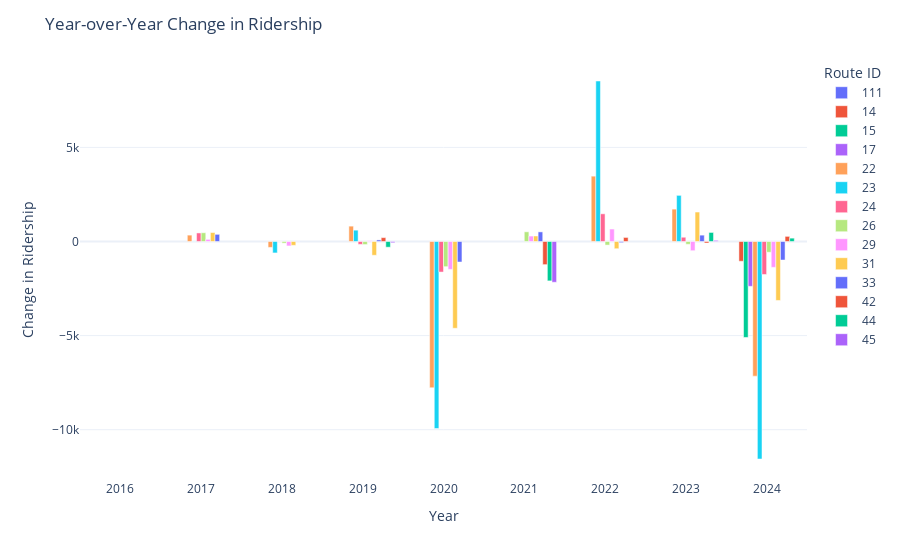

This figure's notebook cell:
### Code cell
# Visualization 2: Year-over-Year Change for Each Route
# plt.figure(figsize=(12, 6))
# sns.barplot(data=filtered_data, x='year', y='change', hue='route_id', dodge=True)
# plt.axhline(0, color='black', linewidth=0.8, linestyle='--')
# plt.title("Year-over-Year Change in Ridership", fontsize=16)
# plt.xlabel("Year", fontsize=12)
# plt.ylabel("Change in Ridership", fontsize=12)
# plt.legend(title="Route ID", bbox_to_anchor=(1.05, 1), loc='upper left')
# plt.grid(alpha=0.3)
# plt.tight_layout()
# plt.savefig('yeary_change_per_route.png', dpi=400)
# plt.show()

# Visualization 2: Year-over-Year Change for Each Route
plotly_fig2 = px.bar(filtered_data, x='year', y='change', color='route_id', barmode='group')
plotly_fig2.update_layout(
    title="Year-over-Year Change in Ridership",
    xaxis_title="Year",
    yaxis_title="Change in Ridership",
    legend_title="Route ID",
    template='plotly_white'
)

plotly_fig2.write_html("./Plots/Ridership/yearly_change_per_route.html")
plotly_fig2.show()

### Figure 1 — Plotly figure (JSON) as saved in the notebook; plotly's stock layout.template omitted (floating-point values rounded to 4 significant figures)
{"data": [{"alignmentgroup": "True", "hovertemplate": "route_id=111<br>year=%{x}<br>change=%{y}<extra></extra>", "legendgroup": "111", "marker": {"color": "#636efa", "pattern": {"shape": ""}}, "name": "111", "offsetgroup": "111", "orientation": "v", "showlegend": true, "textposition": "auto", "type": "bar", "x": [2024], "xaxis": "x", "y": [NaN], "yaxis": "y"}, {"alignmentgroup": "True", "hovertemplate": "route_id=14<br>year=%{x}<br>change=%{y}<extra></extra>", "legendgroup": "14", "marker": {"color": "#EF553B", "pattern": {"shape": ""}}, "name": "14", "offsetgroup": "14", "orientation": "v", "showlegend": true, "textposition": "auto", "type": "bar", "x": [2023, 2024], "xaxis": "x", "y": [NaN, -1050.0], "yaxis": "y"}, {"alignmentgroup": "True", "hovertemplate": "route_id=15<br>year=%{x}<br>change=%{y}<extra></extra>", "legendgroup": "15", "marker": {"color": "#00cc96", "pattern": {"shape": ""}}, "name": "15", "offsetgroup": "15", "orientation": "v", "showlegend": true, "textposition": "auto", "type": "bar", "x": [2023, 2024], "xaxis": "x", "y": [NaN, -5098.0], "yaxis": "y"}, {"alignmentgroup": "True", "hovertemplate": "route_id=17<br>year=%{x}<br>change=%{y}<extra></extra>", "legendgroup": "17", "marker": {"color": "#ab63fa", "pattern": {"shape": ""}}, "name": "17", "offsetgroup": "17", "orientation": "v", "showlegend": true, "textposition": "auto", "type": "bar", "x": [2023, 2024], "xaxis": "x", "y": [NaN, -2382.0], "yaxis": "y"}, {"alignmentgroup": "True", "hovertemplate": "route_id=22<br>year=%{x}<br>change=%{y}<extra></extra>", "legendgroup": "22", "marker": {"color": "#FFA15A", "pattern": {"shape": ""}}, "name": "22", "offsetgroup": "22", "orientation": "v", "showlegend": true, "textposition": "auto", "type": "bar", "x": [2016, 2017, 2018, 2019, 2020, 2022, 2023, 2024], "xaxis": "x", "y": [NaN, 338.7, -313.9, 816.0, -7771.0, 3472.0, 1720.0, -7154.0], "yaxis": "y"}, {"alignmentgroup": "True", "hovertemplate": "route_id=23<br>year=%{x}<br>change=%{y}<extra></extra>", "legendgroup": "23", "marker": {"color": "#19d3f3", "pattern": {"shape": ""}}, "name": "23", "offsetgroup": "23", "orientation": "v", "showlegend": true, "textposition": "auto", "type": "bar", "x": [2016, 2017, 2018, 2019, 2020, 2022, 2023, 2024], "xaxis": "x", "y": [NaN, 15.2, -608.3, 602.1, -9938.0, 8527.0, 2451.0, -11560.0], "yaxis": "y"}, {"alignmentgroup": "True", "hovertemplate": "route_id=24<br>year=%{x}<br>change=%{y}<extra></extra>", "legendgroup": "24", "marker": {"color": "#FF6692", "pattern": {"shape": ""}}, "name": "24", "offsetgroup": "24", "orientation": "v", "showlegend": true, "textposition": "auto", "type": "bar", "x": [2016, 2017, 2018, 2019, 2020, 2022, 2023, 2024], "xaxis": "x", "y": [NaN, 454.0, -10.2, -152.1, -1623.0, 1471.0, 226.1, -1752.0], "yaxis": "y"}, {"alignmentgroup": "True", "hovertemplate": "route_id=26<br>year=%{x}<br>change=%{y}<extra></extra>", "legendgroup": "26", "marker": {"color": "#B6E880", "pattern": {"shape": ""}}, "name": "26", "offsetgroup": "26", "orientation": "v", "showlegend": true, "textposition": "auto", "type": "bar", "x": [2016, 2017, 2018, 2019, 2020, 2021, 2022, 2023, 2024], "xaxis": "x", "y": [NaN, 465.7, -87.8, -163.5, -1338.0, 514.7, -191.3, -150.0, -571.6], "yaxis": "y"}, {"alignmentgroup": "True", "hovertemplate": "route_id=29<br>year=%{x}<br>change=%{y}<extra></extra>", "legendgroup": "29", "marker": {"color": "#FF97FF", "pattern": {"shape": ""}}, "name": "29", "offsetgroup": "29", "orientation": "v", "showlegend": true, "textposition": "auto", "type": "bar", "x": [2016, 2017, 2018, 2019, 2020, 2021, 2022, 2023, 2024], "xaxis": "x", "y": [NaN, 114.2, -236.2, 39.2, -1482.0, 289.3, 662.3, -489.4, -1373.0], "yaxis": "y"}, {"alignmentgroup": "True", "hovertemplate": "route_id=31<br>year=%{x}<br>change=%{y}<extra></extra>", "legendgroup": "31", "marker": {"color": "#FECB52", "pattern": {"shape": ""}}, "name": "31", "offsetgroup": "31", "orientation": "v", "showlegend": true, "textposition": "auto", "type": "bar", "x": [2016, 2017, 2018, 2019, 2020, 2021, 2022, 2023, 2024], "xaxis": "x", "y": [NaN, 475.3, -204.2, -731.8, -4610.0, 293.8, -383.9, 1565.0, -3132.0], "yaxis": "y"}, {"alignmentgroup": "True", "hovertemplate": "route_id=33<br>year=%{x}<br>change=%{y}<extra></extra>", "legendgroup": "33", "marker": {"color": "#636efa", "pattern": {"shape": ""}}, "name": "33", "offsetgroup": "33", "orientation": "v", "showlegend": true, "textposition": "auto", "type": "bar", "x": [2016, 2017, 2018, 2019, 2020, 2021, 2022, 2023, 2024], "xaxis": "x", "y": [NaN, 380.1, -14.8, 83.2, -1089.0, 510.2, -60.2, 337.5, -984.6], "yaxis": "y"}, {"alignmentgroup": "True", "hovertemplate": "route_id=42<br>year=%{x}<br>change=%{y}<extra></extra>", "legendgroup": "42", "marker": {"color": "#EF553B", "pattern": {"shape": ""}}, "name": "42", "offsetgroup": "42", "orientation": "v", "showlegend": true, "textposition": "auto", "type": "bar", "x": [2018, 2019, 2021, 2022, 2023, 2024], "xaxis": "x", "y": [NaN, 205.7, -1229.0, 215.3, -80.0, 272.5], "yaxis": "y"}, {"alignmentgroup": "True", "hovertemplate": "route_id=44<br>year=%{x}<br>change=%{y}<extra></extra>", "legendgroup": "44", "marker": {"color": "#00cc96", "pattern": {"shape": ""}}, "name": "44", "offsetgroup": "44", "orientation": "v", "showlegend": true, "textposition": "auto", "type": "bar", "x": [2018, 2019, 2021, 2023, 2024], "xaxis": "x", "y": [NaN, -303.3, -2093.0, 480.4, 178.5], "yaxis": "y"}, {"alignmentgroup": "True", "hovertemplate": "route_id=45<br>year=%{x}<br>change=%{y}<extra></extra>", "legendgroup": "45", "marker": {"color": "#ab63fa", "pattern": {"shape": ""}}, "name": "45", "offsetgroup": "45", "orientation": "v", "showlegend": true, "textposition": "auto", "type": "bar", "x": [2018, 2019, 2021, 2023, 2024], "xaxis": "x", "y": [NaN, -66.4, -2166.0, 59.5, 15.4], "yaxis": "y"}], "layout": {"barmode": "group", "legend": {"title": {"text": "Route ID"}, "tracegroupgap": 0}, "margin": {"t": 60}, "title": {"text": "Year-over-Year Change in Ridership"}, "xaxis": {"anchor": "y", "domain": [0, 1], "title": {"text": "Year"}}, "yaxis": {"anchor": "x", "domain": [0, 1], "title": {"text": "Change in Ridership"}}}}
